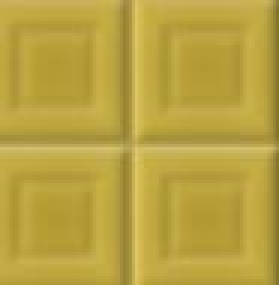
#> input picture legos/amarillo.JPG, 93 x 95 px, found by its file name (shown 3 times larger); its folder holds 4 pictures in this run
$ python colors2.py
#> lines starting #> are read from the running program, lines starting #| are printed output that depends on the picture
import cv2
import numpy as np
from collections import Counter
import csv
def obtener_color_mas_frecuente(imagen):
  """
  Obtiene el color más frecuente en una imagen.

  Parámetros:
    imagen: La imagen a analizar.

  Retorno:
    El color más frecuente en formato BGR.
  """

  # Redimensionar la imagen a una dimensión y convertir a tuplas
  pixels = map(tuple, imagen.reshape(-1, 3))

  # Contar la frecuencia de los colores
  colores_frecuentes = Counter(pixels)

  # Encontrar el color más frecuente
  color_mas_frecuente = colores_frecuentes.most_common(1)[0][0]

  return color_mas_frecuente

# Lista de legos
legos = ['amarillo', 'morado', 'naranja', 'purpura', 'rojo', 'verde-azulado', 'verde-lima']

# Iterar sobre cada lego
colores_frecuentes = {'amarillo': [0, 0, 0], 'morado': [0, 0, 0], 'naranja': [0, 0, 0], 'purpura': [0, 0, 0], 'rojo': [0, 0, 0], 'verde-azulado': [0, 0, 0], 'verde-lima': [0, 0, 0]}
for lego in legos:
  # Construir la ruta de la imagen
  ruta_imagen = './legos/' + lego + '.jpg'

  # Leer la imagen
  imagen = cv2.imread(ruta_imagen)
#> imagen is the input picture: shape (95, 93, 3); mean B, G, R 64.4, 162.8, 186

  # Calcular el color más frecuente
  color_mas_frecuente = obtener_color_mas_frecuente(imagen)
#> in obtener_color_mas_frecuente, `colores_frecuentes = Counter(pixels)`: colores_frecuentes = 1291 items
#> in obtener_color_mas_frecuente, `color_mas_frecuente = colores_frecuentes.most_common(1)[0][0]`: color_mas_frecuente = (53, 156, 181)
#> color_mas_frecuente = (53, 156, 181)
  colores_frecuentes[lego] = color_mas_frecuente[::-1]
  # Imprimir el color más frecuente
  print(f"{lego}.jpg - Color más frecuente: {color_mas_frecuente}")
#| amarillo.jpg - Color más frecuente: (53, 156, 181)
  # Crear una imagen de 200x200 con el color más frecuente
  imagen_color = np.full((200, 200, 3), color_mas_frecuente, dtype=np.uint8)
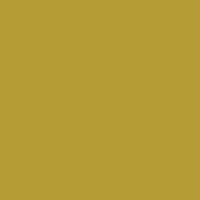
#> imagen_color: shape (200, 200, 3); mean of channels 0, 1, 2 53, 156, 181; drawn as B, G, R

  # Mostrar la imagen
  cv2.imshow(f"{lego}.jpg - Color más frecuente: {color_mas_frecuente}", imagen_color)
  cv2.waitKey(0)
#> pass 2 of the loop `for lego in legos:`:
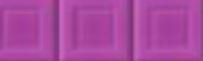
#> input picture legos/morado.jpg, 203 x 61 px
#> imagen is the input picture: shape (61, 203, 3); mean B, G, R 159.3, 72.6, 169.3
#> `color_mas_frecuente = obtener_color_mas_frecuente(imagen)`: color_mas_frecuente = (155, 67, 167)
#| morado.jpg - Color más frecuente: (155, 67, 167)
#> `imagen_color = np.full((200, 200, 3), color_mas_frecuente, dtype=np.ui..`:
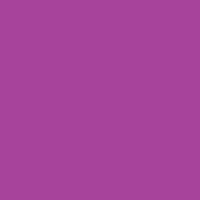
#> imagen_color: shape (200, 200, 3); mean of channels 0, 1, 2 155, 67, 167; drawn as B, G, R
#> pass 3 of the loop `for lego in legos:`:
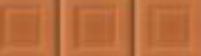
#> input picture legos/naranja.JPG, 201 x 56 px, found by its file name
#> imagen is the input picture: shape (56, 201, 3); mean B, G, R 61.7, 109.1, 186.1
#> `color_mas_frecuente = obtener_color_mas_frecuente(imagen)`: color_mas_frecuente = (55, 104, 180)
#| naranja.jpg - Color más frecuente: (55, 104, 180)
#> `imagen_color = np.full((200, 200, 3), color_mas_frecuente, dtype=np.ui..`:
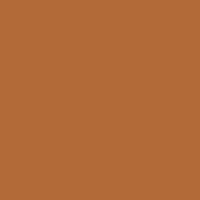
#> imagen_color: shape (200, 200, 3); mean of channels 0, 1, 2 55, 104, 180; drawn as B, G, R
#> (the run stopped early here; a loop or call above may not have finished)
